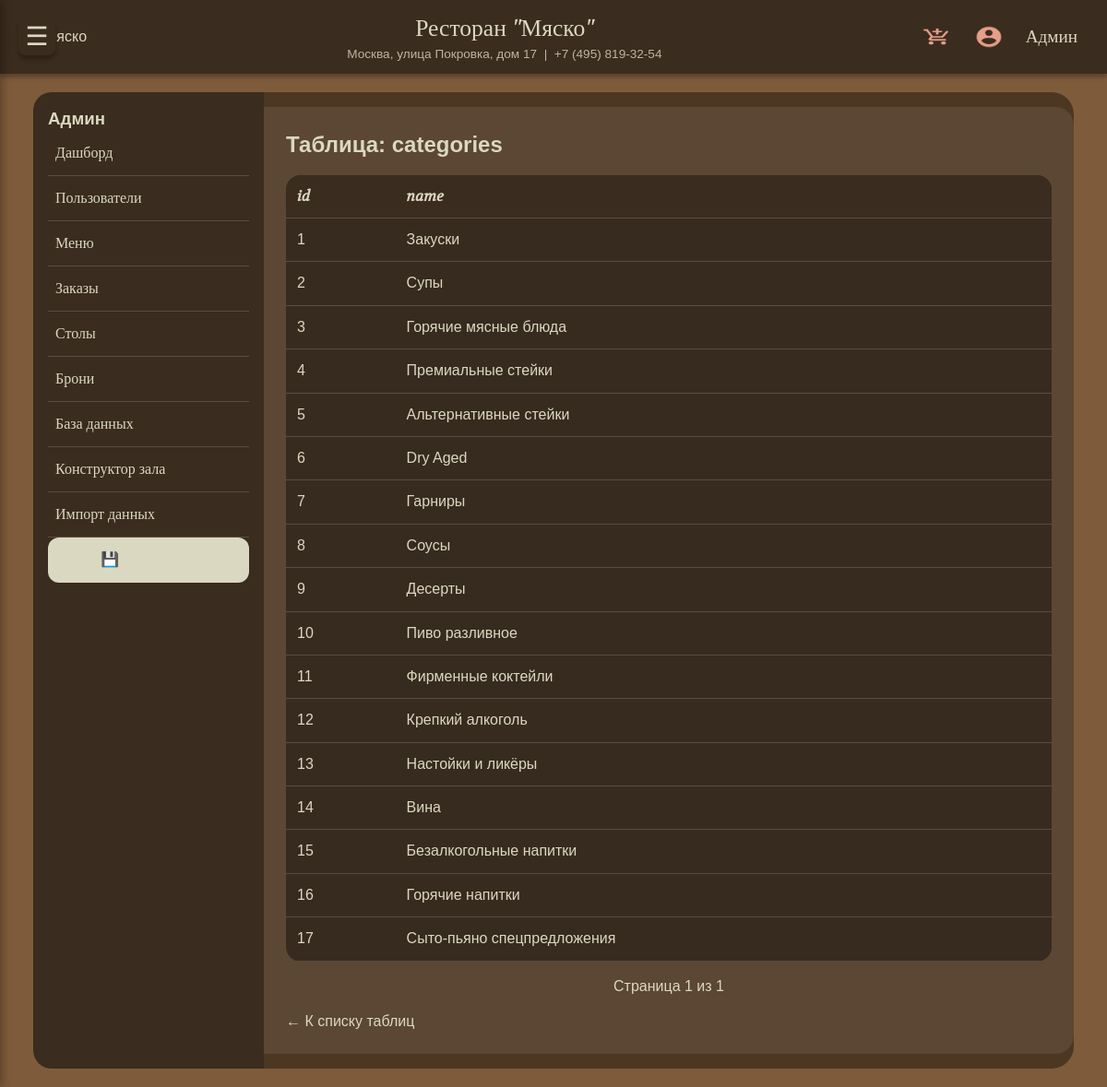
Page /admin/database/table/categories (signed in) on the committed database.
### tables this page shows
CREATE TABLE users (
                id INTEGER PRIMARY KEY AUTOINCREMENT,
                first_name TEXT NOT NULL,
                last_name TEXT NOT NULL,
                phone TEXT UNIQUE NOT NULL,
                email TEXT,
                password_hash TEXT NOT NULL,
                role TEXT DEFAULT 'user',
                bonus_points INTEGER DEFAULT 0
            );

CREATE TABLE categories (
                id INTEGER PRIMARY KEY AUTOINCREMENT,
                name TEXT NOT NULL UNIQUE
            );

### routers.py (the view)
@app.route('/admin/database/table/<table_name>')
@role_required('admin')
def admin_view_table(table_name):
    page = request.args.get('page', 1, type=int)
    per_page = 50
    offset = (page - 1) * per_page
    with get_db() as conn:
        allowed_tables = [t['name'] for t in conn.execute(
            "SELECT name FROM sqlite_master WHERE type='table' AND name NOT LIKE 'sqlite_%'"
        ).fetchall()]
        if table_name not in allowed_tables:
            flash('Таблица не найдена', 'error')
            return redirect(url_for('admin_database'))
        columns = [col[1] for col in conn.execute(f"PRAGMA table_info({table_name})").fetchall()]
        rows = conn.execute(f"SELECT * FROM {table_name} LIMIT ? OFFSET ?", (per_page, offset)).fetchall()
        total = conn.execute(f"SELECT COUNT(*) FROM {table_name}").fetchone()[0]
    return render_template('admin_table_view.html', table_name=table_name, columns=columns, rows=rows,
                           page=page, total=total, per_page=per_page)

### models.py (called while the page is built)
def get_db():
    conn = sqlite3.connect(DATABASE)
    conn.row_factory = sqlite3.Row
    conn.execute("PRAGMA foreign_keys = ON")
    return conn

    @staticmethod
    def get(user_id):
        with get_db() as conn:
            row = conn.execute("SELECT * FROM users WHERE id=?", (user_id,)).fetchone()
        return User(row) if row else None

### routers.py (called while the page is built)
@app.context_processor
def inject_csrf():
    from flask_wtf.csrf import generate_csrf
    return dict(csrf_token=generate_csrf, csrf_token_value=generate_csrf())

@login_manager.user_loader
def load_user(user_id):
    return User.get(user_id)

def role_required(*roles):
    def decorator(f):
        @wraps(f)
        @login_required
        def decorated_function(*args, **kwargs):
            if current_user.role not in roles:
                flash('Недостаточно прав', 'error')
                return redirect(url_for('index'))
            return f(*args, **kwargs)
        return decorated_function
    return decorator

@app.before_request
def make_user_available():
    g.user = current_user if current_user.is_authenticated else None

### app/templates/admin_table_view.html (shortened to what this page needs)
{% extends "admin_base.html" %}
{% block admin_content %}
<h2>Таблица: {{ table_name }}</h2>
<div class="table-responsive">
    <table class="admin-table">
        <thead><tr>{% for col in columns %}<th>{{ col }}</th>{% endfor %}</tr></thead>
        <tbody>{% for row in rows %}<tr>{% for col in columns %}<td>{{ row[col] }}</td>{% endfor %}</tr>{% endfor %}</tbody>
    </table>
</div>
<div class="pagination">
    Страница {{ page }} из {{ (total / per_page)|round(0, 'ceil')|int }}
</div>
<a href="{{ url_for('admin_database') }}" class="btn-secondary">← К списку таблиц</a>
{% endblock %}

### app/templates/base.html (shortened to what this page needs)
<!DOCTYPE html>
<html lang="ru">
<head>
    <link rel="stylesheet" href="{{ url_for('static', filename='css/font.css') }}">
    <link rel="stylesheet" href="{{ url_for('static', filename='style.css') }}">
    {% if request.path.startswith('/admin') %}
    <link rel="stylesheet" href="{{ url_for('static', filename='admin_style.css') }}">
    {% endif %}
</head>
<body>
    <div class="menu-toggle" id="menu-toggle-btn">☰</div>
    <header class="site-header">
        <div class="header-container">
            <div class="logo">
                <a href="{{ url_for('index') }}">
                    <img src="{{ url_for('static', filename='images/logo.png') }}" alt="Мяско" height="40">
                </a>
            </div>
            <div class="header-info">
                <div class="restaurant-name">Ресторан "Мяско"</div>
                <div class="restaurant-address">Москва, улица Покровка, дом 17 &nbsp;|&nbsp; +7 (495) 819-32-54</div>
            </div>
            <div class="header-actions">
                <a href="{{ url_for('cart') }}" class="header-icon cart-icon" title="Корзина"></a>
                {% if current_user.is_authenticated %}
                    <a href="{{ url_for('profile') }}" class="header-icon profile-icon" title="Личный кабинет"></a>
                    <a href="{{ url_for('profile') }}" class="user-name">{{ current_user.first_name }}</a>
                {% else %}
                    <a href="{{ url_for('login') }}" class="header-icon profile-icon" title="Войти"></a>
                {% endif %}
            </div>
        </div>
    </header>
    <main>
        {% block content %}{% endblock %}
    </main>
</body>
</html>

### app/static/style.css (style rules this page uses)
:root { --brown-dark: #3a2c1e; --brown-medium: #7e5b3b; --beige-light: #dbd8c1; --accent: #e69f8a; --black-40: rgba(0, 0, 0, 0.4); --font-heading: 'Volkhov-Italic', 'Volkhov-Bold Italic', serif; --font-body: 'Inter-Regular', 'Anek Devanagari-Regular', sans-serif; --shadow: 0px 4px 4px rgba(0, 0, 0, 0.25); }
* { margin: 0; padding: 0; box-sizing: border-box; }
body { background-color: var(--brown-medium); font-family: var(--font-body); color: var(--beige-light); line-height: 1.4; padding-top: 80px; }
a { text-decoration: none; color: inherit; }
.site-header { position: fixed; top: 0; left: 0; width: 100%; background: var(--brown-dark); box-shadow: var(--shadow); z-index: 1000; padding: 0.8rem 2rem; }
.header-container { max-width: 1400px; margin: 0 auto; display: flex; justify-content: space-between; align-items: center; flex-wrap: wrap; gap: 1rem; }
.logo img { height: 45px; }
.header-info { text-align: center; flex: 1; }
.restaurant-name { font-family: var(--font-heading); font-size: 1.6rem; color: var(--beige-light); white-space: nowrap; }
.restaurant-address { font-size: 0.85rem; color: var(--beige-light); opacity: 0.8; white-space: nowrap; }
.header-actions { display: flex; align-items: center; gap: 1.5rem; }
.header-icon { width: 32px; height: 32px; background-size: contain; background-repeat: no-repeat; background-position: center; cursor: pointer; }
.cart-icon { background-image: url('/static/images/add_shopping_cart.png'); }
.profile-icon { background-image: url('/static/images/account_circle.png'); }
.user-name { font-family: var(--font-heading); font-size: 1.2rem; color: var(--beige-light); white-space: nowrap; display: inline-block; max-width: 150px; overflow: hidden; text-overflow: ellipsis; }
.menu-toggle { position: fixed; top: 20px; left: 20px; z-index: 1002; width: 40px; height: 40px; background: var(--brown-dark); border-radius: 8px; display: flex; align-items: center; justify-content: center; font-size: 28px; cursor: pointer; color: var(--beige-light); box-shadow: var(--shadow); }
main { max-width: 1400px; margin: 1rem auto; padding: 0 1rem; }

### app/static/admin_style.css (style rules this page uses)
:root { --brown-dark: #3a2c1e; --brown-medium: #7e5b3b; --beige-light: #dbd8c1; --accent: #e69f8a; --black-40: rgba(0, 0, 0, 0.4); --font-heading: 'Volkhov-Italic', 'Volkhov-Bold Italic', serif; --font-body: 'Inter-Regular', 'Anek Devanagari-Regular', sans-serif; }
table { width: 100%; border-collapse: collapse; margin-top: 1rem; background: var(--black-40); border-radius: 16px; overflow: hidden; }
th, td { padding: 12px; text-align: left; border-bottom: 1px solid rgba(219,216,193,0.2); }
th { background: var(--brown-dark); font-family: var(--font-heading); color: var(--beige-light); }
body { padding-top: 80px; }

### app/templates/admin_table_view.html (style rules this page uses)
.table-responsive { overflow-x: auto; }
.pagination { margin: 1rem 0; display: flex; gap: 1rem; justify-content: center; }

### rows in the picture
users: first_name "Админ"
categories: id "1" "Закуски"
categories: id "2" "Супы"
categories: id "3" "Горячие мясные блюда"
categories: id "4" "Премиальные стейки"
categories: id "5" "Альтернативные стейки"
categories: id "6" "Dry Aged"
categories: id "7" "Гарниры"
categories: id "8" "Соусы"
categories: id "9" "Десерты"
categories: id "10" "Пиво разливное"
categories: id "11" "Фирменные коктейли"
categories: id "12" "Крепкий алкоголь"
categories: id "13" "Настойки и ликёры"
categories: id "14" "Вина"
categories: id "15" "Безалкогольные напитки"
categories: id "16" "Горячие напитки"
categories: id "17" "Сыто-пьяно спецпредложения"

### other values in the picture
{{ table_name }} "categories"
{{ col }} "id" "name"
{{ page }} "1"
{{ (total / per_page)|round(0, 'ceil')|int }} "1"
